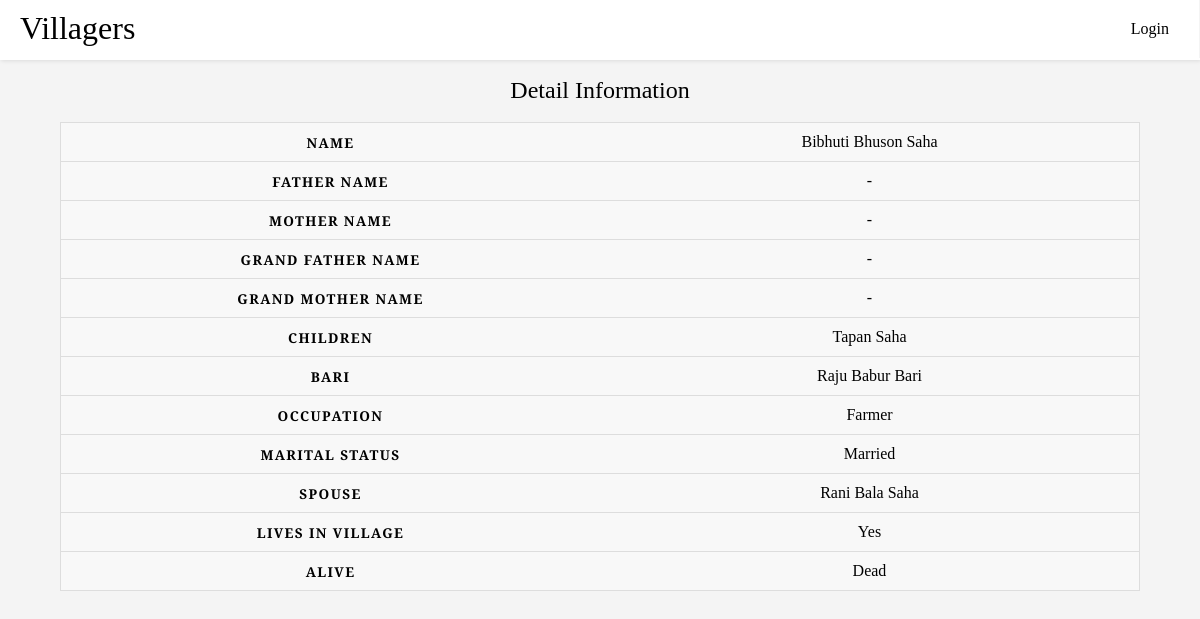
/1/, run on the app's committed database.
### villagers/models.py (models this page shows)
class Villager(models.Model):
    name = models.CharField(max_length=50, blank=False, null=False, help_text='নাম')
    sex_option = (
        (None, ''),
        ('Male', 'Male'),
        ('Female', 'Female'),
    )
    sex = models.CharField(
        max_length=10,
        choices=sex_option,
        blank=False,
        default='',
        help_text='লিঙ্গ',
    )
    bari = models.ForeignKey('Bari', on_delete=models.SET_DEFAULT, default=None, help_text='বাড়ির নাম')
    father = models.ForeignKey('self', on_delete=models.SET_DEFAULT, default=None, blank=True, null=True,
                               related_name='father_name')
    mother = models.ForeignKey('self', on_delete=models.SET_DEFAULT, default=None, blank=True, null=True,
                               related_name="mother_name")
    grand_father = models.ForeignKey('self', on_delete=models.SET_DEFAULT, default=None, blank=True, null=True,
                                     related_name='grand_father_name')
    grand_mother = models.ForeignKey('self', on_delete=models.SET_DEFAULT, default=None, blank=True, null=True,
                                     related_name="grand_mother_name")
    highest_education = models.CharField(max_length=20, blank=True, null=True)
    highest_education_institute = models.CharField(max_length=100, blank=True, null=True)
    occupation = models.CharField(max_length=100, blank=True, null=True, help_text='পেশা')
    marital_status_option = (
        (None, ''),
        ('Married', 'Married'),
        ('Unmarried', 'Unmarried'),
    )
    marital_status = models.CharField(
        max_length=10,
        choices=marital_status_option,
        blank=False,
        default='',
        help_text='বৈবাহিক অবস্থা',
    )
    spouse = models.ForeignKey('self', on_delete=models.SET_DEFAULT, default=None, blank=True, null=True)
    lives_in_villager_option = (
        (None, ''),
        ('Yes', 'Yes'),
        ('No', 'No'),
    )
    lives_in_village = models.CharField(
        max_length=10,
        choices=lives_in_villager_option,
        blank=False,
        default='',
        help_text='বর্তমানে গ্রামে থাকেন?',
    )
    alive_option = (
        (None, ''),
        ('Alive', 'Alive'),
        ('Dead', 'Dead'),
    )
    alive = models.CharField(
        max_length=10,
        choices=alive_option,
        blank=False,
        default='',
        help_text='জীবিত আছেন?',
    )
    def __str__(self):
        return self.name
    def get_absolute_url(self):
        return reverse('villager-details', args=[str(self.id)])

class Bari(models.Model):
    name = models.CharField(max_length=50, null=False, unique=True)
    def __str__(self):
        return self.name

### villagers/views.py (the view)
# urls.py: path('<int:pk>/', detail, name='villager-details')
def detail(request, pk):
    villager = get_object_or_404(Villager, pk=pk)
    if villager.sex == 'Male':
        children = Villager.objects.filter(father=villager)
    else:
        children = Villager.objects.filter(mother=villager)
    context = {
        'villager': villager,
        'children': children,
    }
    return render(request, 'villagers/villager_details.html', context=context)

### villagers/templates/villagers/villager_details.html (shortened to what this page needs)
{% extends 'base_generic.html' %}
{% load static %}
{% block content %}
    <link href="{% static 'villagers/css/villager_details.css' %}" rel="stylesheet">
    <table>
        <caption >Detail Information</caption>
        <tbody>
            <tr>
                <th>name</th>
                <td data-label="NAME">
                    <a href="{{ villager.get_absolute_url }}" >{{ villager.name }} </a>
                </td>
            </tr>
            <tr>
                <th>Father name</th>
                <td data-label="FATHER name">
                    {% if villager.father %}
                        <a href="{{ villager.father.get_absolute_url }}" >{{ villager.father }}</a>
                    {% else %}
                        -
                    {% endif %}
                </td>
            </tr>
            <tr>
                <th>mother name</th>
                <td data-label="FATHER name">
                    {% if villager.mother %}
                        <a href="{{ villager.mother.get_absolute_url }}" >{{ villager.mother }}</a>
                    {% else %}
                        -
                    {% endif %}
                </td>
            </tr>
            <tr>
                <th>grand Father name</th>
                <td data-label="grand FATHER name">
                    {% if villager.grand_father %}
                        <a href="{{ villager.grand_father.get_absolute_url }}" >{{ villager.grand_father }}</a>
                    {% else %}
                        -
                    {% endif %}
                </td>
            </tr>
            <tr>
                <th>grand mother name</th>
                <td data-label="grand FATHER name">
                    {% if villager.grand_mother %}
                        <a href="{{ villager.grand_mother.get_absolute_url }}" >{{ villager.grand_mother }}</a>
                    {% else %}
                        -
                    {% endif %}
                </td>
            </tr>
            {% if children %}
                {% for child in children %}
                    {% if forloop.first %}
                        <tr>
                            <th rowspan="{{ children | length }}">Children</th>
                            <td data-label="Children">
                                <a href="{{ child.get_absolute_url }}">{{ child.name }}</a>
                            </td>
                        </tr>
                    {% else %}
                        <tr>
                            <td data-label="Children">
                                <a href="{{ child.get_absolute_url }}">{{ child.name }}</a>
                            </td>
                        </tr>
                    {% endif %}
                {% endfor %}
            {% endif %}
            <tr>
                <th>bari</th>
                <td data-label="bari">
                    {% if villager.bari %}
                       {{ villager.bari }}
                    {% else %}
                        -
                    {% endif %}
                </td>
            </tr>
            <tr>
                <th>occupation</th>
                <td data-label="occupation">
                    {% if villager.occupation %}
                       {{ villager.occupation }}
                    {% else %}
                        -
                    {% endif %}
                </td>
            </tr>
            <tr>
                <th>marital status</th>
                <td data-label="marital_status">
                    {{ villager.marital_status }}
                </td>
            </tr>
            {% if villager.spouse %}
            <tr>
                <th>Spouse</th>
                <td data-label="highes education">
                    <a href="{{ villager.spouse.get_absolute_url }}">{{ villager.spouse }}</a>
                </td>
            </tr>
            {% endif %}
            <tr>
                <th>Lives in Village</th>
                <td data-level="lives in village">
                    {{ villager.lives_in_village }}
                </td>
            </tr>
            <tr>
                <th>Alive</th>
                <td data-level="Alive">
                     {{ villager.alive }}
                </td>
            </tr>
        </tbody>
    </table>
{% endblock %}

### villagers/static/villagers/css/header.css (style rules this page uses)
body { margin: 0; font-family: 'Droid Serif', serif; background-color: #f4f4f4; }
a { color: #000; }

### villagers/static/villagers/css/villager_details.css (style rules this page uses)
table { border: 1px solid #ccc; border-collapse: collapse; width: 90%; alignment: center; margin-left:auto; margin-right:auto; table-layout: fixed; }
table caption { font-size: 1.5em; margin: .5em 0 .75em; }
table tr { background-color: #f8f8f8; border: 1px solid #ddd; padding: .35em; }
table td { text-transform: capitalize; }
table th, table td { padding: .625em; text-align: center; }
table td a { text-decoration: none; }
table th { font-size: .85em; letter-spacing: .1em; text-transform: uppercase; }

### data on the page
Villager: name "Bibhuti Bhuson Saha", bari "Raju Babur Bari", occupation "Farmer", marital_status "Married", spouse "Rani Bala Saha", lives_in_village "Yes", alive "Dead"
Villager: name "Tapan Saha"
